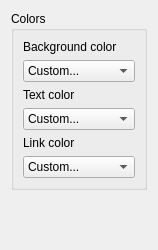
<ui version="4.0" >
 <class>Color4</class>
 <widget class="QWidget" name="Color4" >
  <property name="geometry" >
   <rect>
    <x>0</x>
    <y>0</y>
    <width>158</width>
    <height>250</height>
   </rect>
  </property>
  <property name="windowTitle" >
   <string>Colors</string>
  </property>
  <layout class="QVBoxLayout" >
   <item>
    <widget class="QGroupBox" name="colorsGroupBox" >
     <property name="title" >
      <string>Colors</string>
     </property>
     <layout class="QVBoxLayout" >
      <item>
       <layout class="QVBoxLayout" >
        <item>
         <widget class="QLabel" name="backgroundColorLabel" >
          <property name="text" >
           <string>Background color</string>
          </property>
          <property name="buddy" >
           <cstring>m_BackgroundColorCombo</cstring>
          </property>
         </widget>
        </item>
        <item>
         <widget class="KColorCombo" name="m_BackgroundColorCombo" >
          <item>
           <property name="text" >
            <string>Custom...</string>
           </property>
          </item>
          <item>
           <property name="text" >
            <string/>
           </property>
          </item>
          <item>
           <property name="text" >
            <string/>
           </property>
          </item>
          <item>
           <property name="text" >
            <string/>
           </property>
          </item>
          <item>
           <property name="text" >
            <string/>
           </property>
          </item>
          <item>
           <property name="text" >
            <string/>
           </property>
          </item>
          <item>
           <property name="text" >
            <string/>
           </property>
          </item>
          <item>
           <property name="text" >
            <string/>
           </property>
          </item>
          <item>
           <property name="text" >
            <string/>
           </property>
          </item>
          <item>
           <property name="text" >
            <string/>
           </property>
          </item>
          <item>
           <property name="text" >
            <string/>
           </property>
          </item>
          <item>
           <property name="text" >
            <string/>
           </property>
          </item>
          <item>
           <property name="text" >
            <string/>
           </property>
          </item>
          <item>
           <property name="text" >
            <string/>
           </property>
          </item>
          <item>
           <property name="text" >
            <string/>
           </property>
          </item>
          <item>
           <property name="text" >
            <string/>
           </property>
          </item>
          <item>
           <property name="text" >
            <string/>
           </property>
          </item>
          <item>
           <property name="text" >
            <string/>
           </property>
          </item>
          <item>
           <property name="text" >
            <string>Custom...</string>
           </property>
          </item>
          <item>
           <property name="text" >
            <string/>
           </property>
          </item>
          <item>
           <property name="text" >
            <string/>
           </property>
          </item>
          <item>
           <property name="text" >
            <string/>
           </property>
          </item>
          <item>
           <property name="text" >
            <string/>
           </property>
          </item>
          <item>
           <property name="text" >
            <string/>
           </property>
          </item>
          <item>
           <property name="text" >
            <string/>
           </property>
          </item>
          <item>
           <property name="text" >
            <string/>
           </property>
          </item>
          <item>
           <property name="text" >
            <string/>
           </property>
          </item>
          <item>
           <property name="text" >
            <string/>
           </property>
          </item>
          <item>
           <property name="text" >
            <string/>
           </property>
          </item>
          <item>
           <property name="text" >
            <string/>
           </property>
          </item>
          <item>
           <property name="text" >
            <string/>
           </property>
          </item>
          <item>
           <property name="text" >
            <string/>
           </property>
          </item>
          <item>
           <property name="text" >
            <string/>
           </property>
          </item>
          <item>
           <property name="text" >
            <string/>
           </property>
          </item>
          <item>
           <property name="text" >
            <string/>
           </property>
          </item>
          <item>
           <property name="text" >
            <string/>
           </property>
          </item>
          <item>
           <property name="text" >
            <string>Custom...</string>
           </property>
          </item>
          <item>
           <property name="text" >
            <string/>
           </property>
          </item>
          <item>
           <property name="text" >
            <string/>
           </property>
          </item>
          <item>
           <property name="text" >
            <string/>
           </property>
          </item>
          <item>
           <property name="text" >
            <string/>
           </property>
          </item>
          <item>
           <property name="text" >
            <string/>
           </property>
          </item>
          <item>
           <property name="text" >
            <string/>
           </property>
          </item>
          <item>
           <property name="text" >
            <string/>
           </property>
          </item>
          <item>
           <property name="text" >
            <string/>
           </property>
          </item>
          <item>
           <property name="text" >
            <string/>
           </property>
          </item>
          <item>
           <property name="text" >
            <string/>
           </property>
          </item>
          <item>
           <property name="text" >
            <string/>
           </property>
          </item>
          <item>
           <property name="text" >
            <string/>
           </property>
          </item>
          <item>
           <property name="text" >
            <string/>
           </property>
          </item>
          <item>
           <property name="text" >
            <string/>
           </property>
          </item>
          <item>
           <property name="text" >
            <string/>
           </property>
          </item>
          <item>
           <property name="text" >
            <string/>
           </property>
          </item>
          <item>
           <property name="text" >
            <string/>
           </property>
          </item>
         </widget>
        </item>
       </layout>
      </item>
      <item>
       <layout class="QVBoxLayout" >
        <item>
         <widget class="QLabel" name="textColorLabel" >
          <property name="text" >
           <string>Text color</string>
          </property>
          <property name="buddy" >
           <cstring>m_TextColorCombo</cstring>
          </property>
         </widget>
        </item>
        <item>
         <widget class="KColorCombo" name="m_TextColorCombo" >
          <property name="color" >
           <color>
            <red>0</red>
            <green>0</green>
            <blue>0</blue>
           </color>
          </property>
          <item>
           <property name="text" >
            <string>Custom...</string>
           </property>
          </item>
          <item>
           <property name="text" >
            <string/>
           </property>
          </item>
          <item>
           <property name="text" >
            <string/>
           </property>
          </item>
          <item>
           <property name="text" >
            <string/>
           </property>
          </item>
          <item>
           <property name="text" >
            <string/>
           </property>
          </item>
          <item>
           <property name="text" >
            <string/>
           </property>
          </item>
          <item>
           <property name="text" >
            <string/>
           </property>
          </item>
          <item>
           <property name="text" >
            <string/>
           </property>
          </item>
          <item>
           <property name="text" >
            <string/>
           </property>
          </item>
          <item>
           <property name="text" >
            <string/>
           </property>
          </item>
          <item>
           <property name="text" >
            <string/>
           </property>
          </item>
          <item>
           <property name="text" >
            <string/>
           </property>
          </item>
          <item>
           <property name="text" >
            <string/>
           </property>
          </item>
          <item>
           <property name="text" >
            <string/>
           </property>
          </item>
          <item>
           <property name="text" >
            <string/>
           </property>
          </item>
          <item>
           <property name="text" >
            <string/>
           </property>
          </item>
          <item>
           <property name="text" >
            <string/>
           </property>
          </item>
          <item>
           <property name="text" >
            <string/>
           </property>
          </item>
          <item>
           <property name="text" >
            <string>Custom...</string>
           </property>
          </item>
          <item>
           <property name="text" >
            <string/>
           </property>
          </item>
          <item>
           <property name="text" >
            <string/>
           </property>
          </item>
          <item>
           <property name="text" >
            <string/>
           </property>
          </item>
          <item>
           <property name="text" >
            <string/>
           </property>
          </item>
          <item>
           <property name="text" >
            <string/>
           </property>
          </item>
          <item>
           <property name="text" >
            <string/>
           </property>
          </item>
          <item>
           <property name="text" >
            <string/>
           </property>
          </item>
          <item>
           <property name="text" >
            <string/>
           </property>
          </item>
          <item>
           <property name="text" >
            <string/>
           </property>
          </item>
          <item>
           <property name="text" >
            <string/>
           </property>
          </item>
          <item>
           <property name="text" >
            <string/>
           </property>
          </item>
          <item>
           <property name="text" >
            <string/>
           </property>
          </item>
          <item>
           <property name="text" >
            <string/>
           </property>
          </item>
          <item>
           <property name="text" >
            <string/>
           </property>
          </item>
          <item>
           <property name="text" >
            <string/>
           </property>
          </item>
          <item>
           <property name="text" >
            <string/>
           </property>
          </item>
          <item>
           <property name="text" >
            <string/>
           </property>
          </item>
          <item>
           <property name="text" >
            <string>Custom...</string>
           </property>
          </item>
          <item>
           <property name="text" >
            <string/>
           </property>
          </item>
          <item>
           <property name="text" >
            <string/>
           </property>
          </item>
          <item>
           <property name="text" >
            <string/>
           </property>
          </item>
          <item>
           <property name="text" >
            <string/>
           </property>
          </item>
          <item>
           <property name="text" >
            <string/>
           </property>
          </item>
          <item>
           <property name="text" >
            <string/>
           </property>
          </item>
          <item>
           <property name="text" >
            <string/>
           </property>
          </item>
          <item>
           <property name="text" >
            <string/>
           </property>
          </item>
          <item>
           <property name="text" >
            <string/>
           </property>
          </item>
          <item>
           <property name="text" >
            <string/>
           </property>
          </item>
          <item>
           <property name="text" >
            <string/>
           </property>
          </item>
          <item>
           <property name="text" >
            <string/>
           </property>
          </item>
          <item>
           <property name="text" >
            <string/>
           </property>
          </item>
          <item>
           <property name="text" >
            <string/>
           </property>
          </item>
          <item>
           <property name="text" >
            <string/>
           </property>
          </item>
          <item>
           <property name="text" >
            <string/>
           </property>
          </item>
          <item>
           <property name="text" >
            <string/>
           </property>
          </item>
         </widget>
        </item>
       </layout>
      </item>
      <item>
       <layout class="QVBoxLayout" >
        <item>
         <widget class="QLabel" name="linkColorLabel" >
          <property name="text" >
           <string>Link color</string>
          </property>
          <property name="buddy" >
           <cstring>m_LinkColorCombo</cstring>
          </property>
         </widget>
        </item>
        <item>
         <widget class="KColorCombo" name="m_LinkColorCombo" >
          <property name="color" >
           <color>
            <red>0</red>
            <green>0</green>
            <blue>255</blue>
           </color>
          </property>
          <item>
           <property name="text" >
            <string>Custom...</string>
           </property>
          </item>
          <item>
           <property name="text" >
            <string/>
           </property>
          </item>
          <item>
           <property name="text" >
            <string/>
           </property>
          </item>
          <item>
           <property name="text" >
            <string/>
           </property>
          </item>
          <item>
           <property name="text" >
            <string/>
           </property>
          </item>
          <item>
           <property name="text" >
            <string/>
           </property>
          </item>
          <item>
           <property name="text" >
            <string/>
           </property>
          </item>
          <item>
           <property name="text" >
            <string/>
           </property>
          </item>
          <item>
           <property name="text" >
            <string/>
           </property>
          </item>
          <item>
           <property name="text" >
            <string/>
           </property>
          </item>
          <item>
           <property name="text" >
            <string/>
           </property>
          </item>
          <item>
           <property name="text" >
            <string/>
           </property>
          </item>
          <item>
           <property name="text" >
            <string/>
           </property>
          </item>
          <item>
           <property name="text" >
            <string/>
           </property>
          </item>
          <item>
           <property name="text" >
            <string/>
           </property>
          </item>
          <item>
           <property name="text" >
            <string/>
           </property>
          </item>
          <item>
           <property name="text" >
            <string/>
           </property>
          </item>
          <item>
           <property name="text" >
            <string/>
           </property>
          </item>
          <item>
           <property name="text" >
            <string>Custom...</string>
           </property>
          </item>
          <item>
           <property name="text" >
            <string/>
           </property>
          </item>
          <item>
           <property name="text" >
            <string/>
           </property>
          </item>
          <item>
           <property name="text" >
            <string/>
           </property>
          </item>
          <item>
           <property name="text" >
            <string/>
           </property>
          </item>
          <item>
           <property name="text" >
            <string/>
           </property>
          </item>
          <item>
           <property name="text" >
            <string/>
           </property>
          </item>
          <item>
           <property name="text" >
            <string/>
           </property>
          </item>
          <item>
           <property name="text" >
            <string/>
           </property>
          </item>
          <item>
           <property name="text" >
            <string/>
           </property>
          </item>
          <item>
           <property name="text" >
            <string/>
           </property>
          </item>
          <item>
           <property name="text" >
            <string/>
           </property>
          </item>
          <item>
           <property name="text" >
            <string/>
           </property>
          </item>
          <item>
           <property name="text" >
            <string/>
           </property>
          </item>
          <item>
           <property name="text" >
            <string/>
           </property>
          </item>
          <item>
           <property name="text" >
            <string/>
           </property>
          </item>
          <item>
           <property name="text" >
            <string/>
           </property>
          </item>
          <item>
           <property name="text" >
            <string/>
           </property>
          </item>
          <item>
           <property name="text" >
            <string>Custom...</string>
           </property>
          </item>
          <item>
           <property name="text" >
            <string/>
           </property>
          </item>
          <item>
           <property name="text" >
            <string/>
           </property>
          </item>
          <item>
           <property name="text" >
            <string/>
           </property>
          </item>
          <item>
           <property name="text" >
            <string/>
           </property>
          </item>
          <item>
           <property name="text" >
            <string/>
           </property>
          </item>
          <item>
           <property name="text" >
            <string/>
           </property>
          </item>
          <item>
           <property name="text" >
            <string/>
           </property>
          </item>
          <item>
           <property name="text" >
            <string/>
           </property>
          </item>
          <item>
           <property name="text" >
            <string/>
           </property>
          </item>
          <item>
           <property name="text" >
            <string/>
           </property>
          </item>
          <item>
           <property name="text" >
            <string/>
           </property>
          </item>
          <item>
           <property name="text" >
            <string/>
           </property>
          </item>
          <item>
           <property name="text" >
            <string/>
           </property>
          </item>
          <item>
           <property name="text" >
            <string/>
           </property>
          </item>
          <item>
           <property name="text" >
            <string/>
           </property>
          </item>
          <item>
           <property name="text" >
            <string/>
           </property>
          </item>
          <item>
           <property name="text" >
            <string/>
           </property>
          </item>
         </widget>
        </item>
       </layout>
      </item>
     </layout>
    </widget>
   </item>
   <item>
    <spacer>
     <property name="orientation" >
      <enum>Qt::Vertical</enum>
     </property>
     <property name="sizeHint" >
      <size>
       <width>20</width>
       <height>16</height>
      </size>
     </property>
    </spacer>
   </item>
  </layout>
 </widget>
 <customwidgets>
  <customwidget>
   <class>KColorCombo</class>
   <extends>QComboBox</extends>
   <header>kcolorcombo.h</header>
  </customwidget>
 </customwidgets>
 <resources/>
 <connections/>
</ui>
